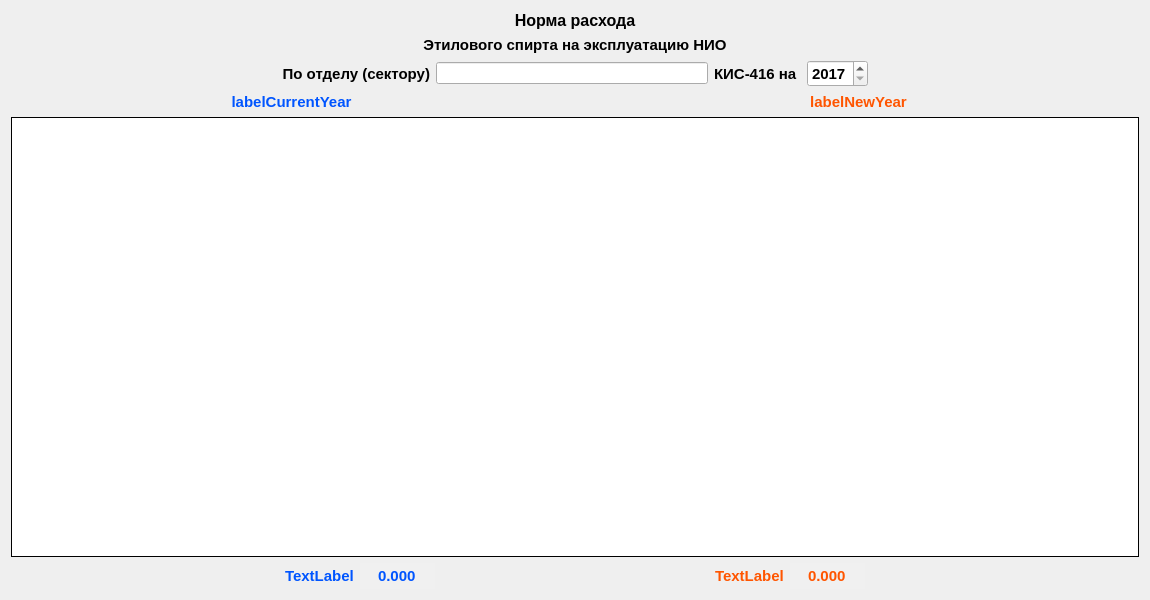
<?xml version="1.0" encoding="UTF-8"?>
<ui version="4.0">
 <class>MyChild_Norma_Form</class>
 <widget class="QWidget" name="MyChild_Norma_Form">
  <property name="geometry">
   <rect>
    <x>0</x>
    <y>0</y>
    <width>1150</width>
    <height>600</height>
   </rect>
  </property>
  <property name="minimumSize">
   <size>
    <width>1150</width>
    <height>600</height>
   </size>
  </property>
  <property name="windowTitle">
   <string>Form</string>
  </property>
  <layout class="QGridLayout" name="gridLayout">
   <item row="2" column="0">
    <layout class="QHBoxLayout" name="horizontalLayout_4">
     <item>
      <spacer name="horizontalSpacer_3">
       <property name="orientation">
        <enum>Qt::Horizontal</enum>
       </property>
       <property name="sizeHint" stdset="0">
        <size>
         <width>40</width>
         <height>20</height>
        </size>
       </property>
      </spacer>
     </item>
     <item>
      <widget class="QLabel" name="labelItogoCurrYear">
       <property name="font">
        <font>
         <pointsize>11</pointsize>
         <weight>75</weight>
         <bold>true</bold>
        </font>
       </property>
       <property name="styleSheet">
        <string notr="true">color: rgb(0, 85, 255);</string>
       </property>
       <property name="text">
        <string>TextLabel</string>
       </property>
      </widget>
     </item>
     <item>
      <widget class="QDoubleSpinBox" name="SbItogoCurYear">
       <property name="font">
        <font>
         <pointsize>11</pointsize>
         <weight>75</weight>
         <bold>true</bold>
        </font>
       </property>
       <property name="autoFillBackground">
        <bool>true</bool>
       </property>
       <property name="styleSheet">
        <string notr="true">color: rgb(0, 85, 255);
background-color: rgb(240, 240, 240);</string>
       </property>
       <property name="frame">
        <bool>false</bool>
       </property>
       <property name="alignment">
        <set>Qt::AlignCenter</set>
       </property>
       <property name="readOnly">
        <bool>true</bool>
       </property>
       <property name="buttonSymbols">
        <enum>QAbstractSpinBox::NoButtons</enum>
       </property>
       <property name="decimals">
        <number>3</number>
       </property>
       <property name="maximum">
        <double>9999.000000000000000</double>
       </property>
      </widget>
     </item>
     <item>
      <spacer name="horizontalSpacer_5">
       <property name="orientation">
        <enum>Qt::Horizontal</enum>
       </property>
       <property name="sizeHint" stdset="0">
        <size>
         <width>40</width>
         <height>20</height>
        </size>
       </property>
      </spacer>
     </item>
     <item>
      <widget class="QLabel" name="labelItogoNewYear">
       <property name="font">
        <font>
         <pointsize>11</pointsize>
         <weight>75</weight>
         <bold>true</bold>
        </font>
       </property>
       <property name="styleSheet">
        <string notr="true">color: rgb(255, 85, 0);</string>
       </property>
       <property name="text">
        <string>TextLabel</string>
       </property>
      </widget>
     </item>
     <item>
      <widget class="QDoubleSpinBox" name="SbItogoNewYear">
       <property name="font">
        <font>
         <pointsize>11</pointsize>
         <weight>75</weight>
         <bold>true</bold>
        </font>
       </property>
       <property name="autoFillBackground">
        <bool>true</bool>
       </property>
       <property name="styleSheet">
        <string notr="true">color: rgb(255, 85, 0);
background-color: rgb(240, 240, 240);</string>
       </property>
       <property name="frame">
        <bool>false</bool>
       </property>
       <property name="alignment">
        <set>Qt::AlignCenter</set>
       </property>
       <property name="readOnly">
        <bool>true</bool>
       </property>
       <property name="buttonSymbols">
        <enum>QAbstractSpinBox::NoButtons</enum>
       </property>
       <property name="decimals">
        <number>3</number>
       </property>
       <property name="maximum">
        <double>9999.000000000000000</double>
       </property>
      </widget>
     </item>
     <item>
      <spacer name="horizontalSpacer_4">
       <property name="orientation">
        <enum>Qt::Horizontal</enum>
       </property>
       <property name="sizeHint" stdset="0">
        <size>
         <width>40</width>
         <height>20</height>
        </size>
       </property>
      </spacer>
     </item>
    </layout>
   </item>
   <item row="0" column="0">
    <layout class="QHBoxLayout" name="horizontalLayout">
     <item>
      <layout class="QVBoxLayout" name="verticalLayout_2">
       <item>
        <widget class="QLabel" name="label">
         <property name="font">
          <font>
           <pointsize>12</pointsize>
           <weight>75</weight>
           <bold>true</bold>
          </font>
         </property>
         <property name="text">
          <string>Норма расхода</string>
         </property>
         <property name="alignment">
          <set>Qt::AlignCenter</set>
         </property>
        </widget>
       </item>
       <item>
        <widget class="QLabel" name="label_2">
         <property name="font">
          <font>
           <pointsize>11</pointsize>
           <weight>75</weight>
           <bold>true</bold>
          </font>
         </property>
         <property name="text">
          <string>Этилового спирта на эксплуатацию НИО</string>
         </property>
         <property name="alignment">
          <set>Qt::AlignCenter</set>
         </property>
        </widget>
       </item>
       <item>
        <layout class="QHBoxLayout" name="horizontalLayout_2">
         <item>
          <spacer name="horizontalSpacer">
           <property name="orientation">
            <enum>Qt::Horizontal</enum>
           </property>
           <property name="sizeHint" stdset="0">
            <size>
             <width>40</width>
             <height>20</height>
            </size>
           </property>
          </spacer>
         </item>
         <item>
          <widget class="QLabel" name="label_3">
           <property name="font">
            <font>
             <pointsize>11</pointsize>
             <weight>75</weight>
             <bold>true</bold>
            </font>
           </property>
           <property name="text">
            <string>По отделу (сектору)</string>
           </property>
           <property name="alignment">
            <set>Qt::AlignRight|Qt::AlignTrailing|Qt::AlignVCenter</set>
           </property>
          </widget>
         </item>
         <item>
          <widget class="QLineEdit" name="OtdelLineEdit"/>
         </item>
         <item>
          <widget class="QLabel" name="label_4">
           <property name="font">
            <font>
             <pointsize>11</pointsize>
             <weight>75</weight>
             <bold>true</bold>
            </font>
           </property>
           <property name="text">
            <string>КИС-416 на </string>
           </property>
          </widget>
         </item>
         <item>
          <widget class="QDateTimeEdit" name="dateTimeEdit">
           <property name="font">
            <font>
             <pointsize>11</pointsize>
             <weight>75</weight>
             <bold>true</bold>
            </font>
           </property>
           <property name="maximumDate">
            <date>
             <year>2030</year>
             <month>12</month>
             <day>31</day>
            </date>
           </property>
           <property name="minimumDate">
            <date>
             <year>2017</year>
             <month>5</month>
             <day>1</day>
            </date>
           </property>
           <property name="displayFormat">
            <string>yyyy</string>
           </property>
          </widget>
         </item>
         <item>
          <spacer name="horizontalSpacer_2">
           <property name="orientation">
            <enum>Qt::Horizontal</enum>
           </property>
           <property name="sizeHint" stdset="0">
            <size>
             <width>40</width>
             <height>20</height>
            </size>
           </property>
          </spacer>
         </item>
        </layout>
       </item>
       <item>
        <layout class="QHBoxLayout" name="horizontalLayout_5">
         <item>
          <widget class="QLabel" name="labelCurrentYear">
           <property name="font">
            <font>
             <pointsize>11</pointsize>
             <weight>75</weight>
             <bold>true</bold>
            </font>
           </property>
           <property name="styleSheet">
            <string notr="true">color: rgb(0, 85, 255);</string>
           </property>
           <property name="text">
            <string>labelCurrentYear</string>
           </property>
           <property name="alignment">
            <set>Qt::AlignCenter</set>
           </property>
          </widget>
         </item>
         <item>
          <widget class="QLabel" name="labelNewYear">
           <property name="font">
            <font>
             <pointsize>11</pointsize>
             <weight>75</weight>
             <bold>true</bold>
            </font>
           </property>
           <property name="styleSheet">
            <string notr="true">color: rgb(255, 85, 0);</string>
           </property>
           <property name="text">
            <string>labelNewYear</string>
           </property>
           <property name="alignment">
            <set>Qt::AlignCenter</set>
           </property>
          </widget>
         </item>
        </layout>
       </item>
       <item>
        <layout class="QHBoxLayout" name="horizontalLayout_3">
         <property name="spacing">
          <number>0</number>
         </property>
         <item>
          <widget class="QTableView" name="tableNormaNio">
           <property name="sizePolicy">
            <sizepolicy hsizetype="Expanding" vsizetype="Expanding">
             <horstretch>0</horstretch>
             <verstretch>0</verstretch>
            </sizepolicy>
           </property>
           <property name="minimumSize">
            <size>
             <width>0</width>
             <height>0</height>
            </size>
           </property>
           <property name="baseSize">
            <size>
             <width>0</width>
             <height>0</height>
            </size>
           </property>
           <property name="frameShape">
            <enum>QFrame::Box</enum>
           </property>
           <property name="frameShadow">
            <enum>QFrame::Plain</enum>
           </property>
           <property name="alternatingRowColors">
            <bool>true</bool>
           </property>
           <property name="wordWrap">
            <bool>false</bool>
           </property>
           <property name="cornerButtonEnabled">
            <bool>false</bool>
           </property>
           <attribute name="horizontalHeaderStretchLastSection">
            <bool>true</bool>
           </attribute>
          </widget>
         </item>
        </layout>
       </item>
      </layout>
     </item>
    </layout>
   </item>
  </layout>
 </widget>
 <resources/>
 <connections/>
</ui>
